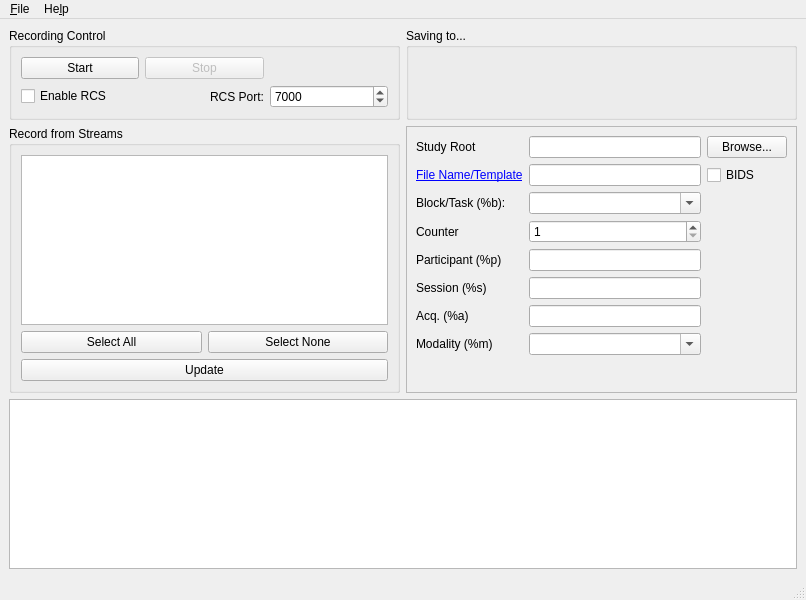
<?xml version="1.0" encoding="UTF-8"?>
<ui version="4.0">
    <class>MainWindow</class>
    <widget class="QMainWindow" name="MainWindow">
        <property name="geometry">
            <rect>
                <x>0</x>
                <y>0</y>
                <width>806</width>
                <height>600</height>
            </rect>
        </property>
        <property name="windowTitle">
            <string>U-BCI</string>
        </property>
        <widget class="QWidget" name="centralwidget">
            <layout class="QGridLayout" name="gridLayout_master">
                <item row="2" column="1">
                    <widget class="QScrollArea" name="scrollArea">
                        <property name="widgetResizable">
                            <bool>true</bool>
                        </property>
                        <widget class="QWidget" name="scrollAreaWidgetContents">
                            <property name="geometry">
                                <rect>
                                    <x>0</x>
                                    <y>0</y>
                                    <width>389</width>
                                    <height>268</height>
                                </rect>
                            </property>
                            <layout class="QGridLayout" name="gridLayout_2">
                                <item row="3" column="0">
                                    <widget class="QLabel" name="label_counter">
                                        <property name="text">
                                            <string>Counter</string>
                                        </property>
                                    </widget>
                                </item>
                                <item row="5" column="0">
                                    <widget class="QLabel" name="label_session">
                                        <property name="text">
                                            <string>Session (%s)</string>
                                        </property>
                                    </widget>
                                </item>
                                <item row="4" column="1">
                                    <widget class="QLineEdit" name="lineEdit_participant" />
                                </item>
                                <item row="1" column="1">
                                    <widget class="QLineEdit" name="lineEdit_template" />
                                </item>
                                <item row="5" column="1">
                                    <widget class="QLineEdit" name="lineEdit_session" />
                                </item>
                                <item row="0" column="1">
                                    <widget class="QLineEdit" name="rootEdit" />
                                </item>
                                <item row="2" column="0">
                                    <widget class="QLabel" name="label_currBlock">
                                        <property name="text">
                                            <string>Block/Task (%b):</string>
                                        </property>
                                    </widget>
                                </item>
                                <item row="0" column="2">
                                    <widget class="QPushButton" name="rootBrowseButton">
                                        <property name="text">
                                            <string>Browse...</string>
                                        </property>
                                        <property name="shortcut">
                                            <string>Ctrl+B</string>
                                        </property>
                                    </widget>
                                </item>
                                <item row="6" column="1">
                                    <widget class="QLineEdit" name="lineEdit_acq" />
                                </item>
                                <item row="4" column="0">
                                    <widget class="QLabel" name="label_participant">
                                        <property name="text">
                                            <string>Participant (%p)</string>
                                        </property>
                                    </widget>
                                </item>
                                <item row="1" column="0">
                                    <widget class="QLabel" name="label_template">
                                        <property name="text">
                                            <string>&lt;a href=&quot;https://github.com/labstreaminglayer/App-LabRecorder/doc/templates.md&quot;&gt;File Name/Template&lt;/a&gt;</string>
                                        </property>
                                        <property name="openExternalLinks">
                                            <bool>true</bool>
                                        </property>
                                    </widget>
                                </item>
                                <item row="0" column="0">
                                    <widget class="QLabel" name="label_studyroot">
                                        <property name="text">
                                            <string>Study Root</string>
                                        </property>
                                    </widget>
                                </item>
                                <item row="6" column="0">
                                    <widget class="QLabel" name="label_acq">
                                        <property name="text">
                                            <string>Acq. (%a)</string>
                                        </property>
                                    </widget>
                                </item>
                                <item row="1" column="2">
                                    <widget class="QCheckBox" name="check_bids">
                                        <property name="text">
                                            <string>BIDS</string>
                                        </property>
                                    </widget>
                                </item>
                                <item row="8" column="1">
                                    <spacer name="verticalSpacer">
                                        <property name="orientation">
                                            <enum>Qt::Vertical</enum>
                                        </property>
                                        <property name="sizeHint" stdset="0">
                                            <size>
                                                <width>0</width>
                                                <height>0</height>
                                            </size>
                                        </property>
                                    </spacer>
                                </item>
                                <item row="3" column="1">
                                    <widget class="QSpinBox" name="spin_counter">
                                        <property name="minimum">
                                            <number>1</number>
                                        </property>
                                        <property name="maximum">
                                            <number>1000</number>
                                        </property>
                                        <property name="value">
                                            <number>1</number>
                                        </property>
                                    </widget>
                                </item>
                                <item row="2" column="1">
                                    <widget class="QComboBox" name="input_blocktask">
                                        <property name="editable">
                                            <bool>true</bool>
                                        </property>
                                    </widget>
                                </item>
                                <item row="7" column="0">
                                    <widget class="QLabel" name="label_modality">
                                        <property name="text">
                                            <string>Modality (%m)</string>
                                        </property>
                                    </widget>
                                </item>
                                <item row="7" column="1">
                                    <widget class="QComboBox" name="input_modality">
                                        <property name="editable">
                                            <bool>true</bool>
                                        </property>
                                    </widget>
                                </item>
                            </layout>
                        </widget>
                    </widget>
                </item>
                <item row="2" column="0">
                    <widget class="QGroupBox" name="groupBox_streams">
                        <property name="title">
                            <string>Record from Streams</string>
                        </property>
                        <layout class="QVBoxLayout" name="verticalLayout_streams">
                            <item>
                                <widget class="QListWidget" name="streamList">
                                    <property name="selectionMode">
                                        <enum>QAbstractItemView::SingleSelection</enum>
                                    </property>
                                    <property name="selectionBehavior">
                                        <enum>QAbstractItemView::SelectItems</enum>
                                    </property>
                                </widget>
                            </item>
                            <item>
                                <layout class="QHBoxLayout" name="horizontalLayout_streamsel">
                                    <item>
                                        <widget class="QPushButton" name="selectAllButton">
                                            <property name="text">
                                                <string>Select All</string>
                                            </property>
                                        </widget>
                                    </item>
                                    <item>
                                        <widget class="QPushButton" name="selectNoneButton">
                                            <property name="text">
                                                <string>Select None</string>
                                            </property>
                                        </widget>
                                    </item>
                                </layout>
                            </item>
                            <item>
                                <widget class="QPushButton" name="refreshButton">
                                    <property name="text">
                                        <string>Update</string>
                                    </property>
                                    <property name="shortcut">
                                        <string>Ctrl+U</string>
                                    </property>
                                </widget>
                            </item>
                        </layout>
                    </widget>
                </item>
                <item row="0" column="1">
                    <widget class="QGroupBox" name="groupBox_rootFolder">
                        <property name="title">
                            <string>Saving to...</string>
                        </property>
                        <layout class="QHBoxLayout" name="horizontalLayout_studyRoot">
                            <item>
                                <widget class="QLabel" name="locationLabel" />
                            </item>
                        </layout>
                    </widget>
                </item>
                <item row="0" column="0">
                    <widget class="QGroupBox" name="groupBox_recording">
                        <property name="title">
                            <string>Recording Control</string>
                        </property>
                        <layout class="QGridLayout" name="formLayout">
                            <item row="0" column="0">
                                <widget class="QPushButton" name="startButton">
                                    <property name="text">
                                        <string>Start</string>
                                    </property>
                                    <property name="shortcut">
                                        <string>Ctrl+S</string>
                                    </property>
                                </widget>
                            </item>
                            <item row="0" column="1">
                                <widget class="QPushButton" name="stopButton">
                                    <property name="enabled">
                                        <bool>false</bool>
                                    </property>
                                    <property name="text">
                                        <string>Stop</string>
                                    </property>
                                </widget>
                            </item>
                            <item row="1" column="0">
                                <widget class="QCheckBox" name="rcsCheckBox">
                                    <property name="text">
                                        <string>Enable RCS</string>
                                    </property>
                                    <property name="tristate">
                                        <bool>false</bool>
                                    </property>
                                </widget>
                            </item>
                            <item row="1" column="1">
                                <widget class="QLabel" name="rcsportLabel">
                                    <property name="text">
                                        <string>RCS Port:</string>
                                    </property>
                                    <property name="alignment">
                                        <set>Qt::AlignRight|Qt::AlignTrailing|Qt::AlignVCenter</set>
                                    </property>
                                </widget>
                            </item>
                            <item row="1" column="2">
                                <widget class="QSpinBox" name="rcsport">
                                    <property name="minimum">
                                        <number>1</number>
                                    </property>
                                    <property name="maximum">
                                        <number>65535</number>
                                    </property>
                                    <property name="value">
                                        <number>7000</number>
                                    </property>
                                </widget>
                            </item>
                        </layout>
                    </widget>
                </item>
                <item row="3" column="0" colspan="2">
                    <widget class="QTextBrowser" name="_logConsole" />
                </item>
            </layout>
        </widget>
        <widget class="QMenuBar" name="menuBar">
            <property name="geometry">
                <rect>
                    <x>0</x>
                    <y>0</y>
                    <width>806</width>
                    <height>21</height>
                </rect>
            </property>
            <widget class="QMenu" name="menuFile">
                <property name="title">
                    <string>&amp;File</string>
                </property>
                <addaction name="actionLoad_Configuration" />
                <addaction name="actionSave_Configuration" />
                <addaction name="separator" />
                <addaction name="actionQuit" />
            </widget>
            <widget class="QMenu" name="menuHelp">
                <property name="title">
                    <string>He&amp;lp</string>
                </property>
                <addaction name="actionAbout" />
            </widget>
            <addaction name="menuFile" />
            <addaction name="menuHelp" />
        </widget>
        <widget class="QStatusBar" name="statusBar" />
        <action name="actionLoad_Configuration">
            <property name="text">
                <string>&amp;Load Configuration</string>
            </property>
            <property name="shortcut">
                <string>Ctrl+L</string>
            </property>
        </action>
        <action name="actionSave_Configuration">
            <property name="text">
                <string>&amp;Save Configuration</string>
            </property>
            <property name="shortcut">
                <string>Ctrl+S</string>
            </property>
        </action>
        <action name="actionQuit">
            <property name="text">
                <string>&amp;Quit</string>
            </property>
            <property name="shortcut">
                <string>Ctrl+Q</string>
            </property>
        </action>
        <action name="actionAbout">
            <property name="text">
                <string>&amp;About</string>
            </property>
        </action>
    </widget>
    <tabstops>
        <tabstop>startButton</tabstop>
        <tabstop>stopButton</tabstop>
        <tabstop>streamList</tabstop>
        <tabstop>selectAllButton</tabstop>
        <tabstop>selectNoneButton</tabstop>
        <tabstop>refreshButton</tabstop>
        <tabstop>rootEdit</tabstop>
        <tabstop>rootBrowseButton</tabstop>
        <tabstop>lineEdit_template</tabstop>
        <tabstop>check_bids</tabstop>
        <tabstop>input_blocktask</tabstop>
        <tabstop>spin_counter</tabstop>
        <tabstop>lineEdit_participant</tabstop>
        <tabstop>lineEdit_session</tabstop>
        <tabstop>lineEdit_acq</tabstop>
        <tabstop>input_modality</tabstop>
        <tabstop>scrollArea</tabstop>
    </tabstops>
    <resources />
    <connections />
</ui>
